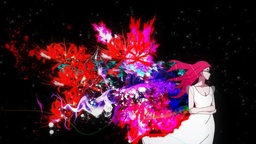
#> input picture Neural-networks/lab2/data/pic.jpg, 256 x 144 px, shrunk from 1280 x 720 before the run
$ python task3.py
#> lines starting #> are read from the running program, lines starting #| are printed output that depends on the picture; after the words box and inside, x2 and y2 are one past the last pixel; in counts of white or black regions, pixels touching at a corner belong together
### Neural-networks/lab2/src/neuron.py
import numpy as np


class Neuron:
    def __init__(self, n):
        self.weights = np.random.uniform(0.001, 0.02, n)

    def predict(self, x):
        return np.dot(x, self.weights)

    # Обновление весов по формуле (1) (простой градиентный спуск)
    def update_weights_1(self, x, error, learning_rate):
        self.weights += learning_rate * error * np.array(x) / np.sum(self.weights)

    # Обновление весов по формуле (4) (Уидроу-Хофф)
    def update_weights_2(self, x, error, learning_rate):
        grad = -2 * error * np.array(x)
        self.weights -= learning_rate * grad

### Neural-networks/lab2/task3.py
from PIL import Image
import numpy as np
import matplotlib.pyplot as plt
from src.neuron import Neuron

class RedDetectionNeuron(Neuron):
    def predict(self, x):
        return 1 if super().predict(x) > 0.5 else 0

    # Открытие изображения
image = Image.open('data/pic.jpg')
#> image is the input picture: PIL image 256x144 RGB; mean R, G, B 72.8, 30.9, 46.6
a = np.asarray(image)

# Создание нейрона для распознавания красного
red_neuron = RedDetectionNeuron(3)

# Примерные данные для обучения (можно обучить на большее количество пикселей)
pixels = [[255, 0, 0], [0, 255, 0], [0, 0, 255]]  # RGB цвета
labels = [1, 0, 0]  # Красный цвет как 1, другие как 0

# Обучение нейрона
for _ in range(10000):
    for pixel, label in zip(pixels, labels):
        output = red_neuron.predict(pixel)
        error = label - output
        red_neuron.update_weights_1(pixel, error, learning_rate=0.00001)

# Прогнозирование на пикселях изображения
reshaped_a = a.reshape(-1, 3)
result = [red_neuron.predict(pixel) for pixel in reshaped_a]
#> result = 36864 items

# Отображение результата
res_image = np.array(result).reshape(a.shape[:2])
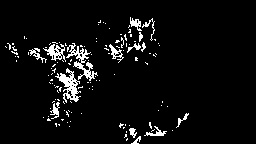
#> res_image: shape (144, 256) int64; values 0 (black) and 1 (white), 5.3% white in thin lines or dots, all inside (x1, y1, x2, y2) = (5, 17, 189, 144)
plt.imshow(res_image, cmap='gray')
plt.show()
